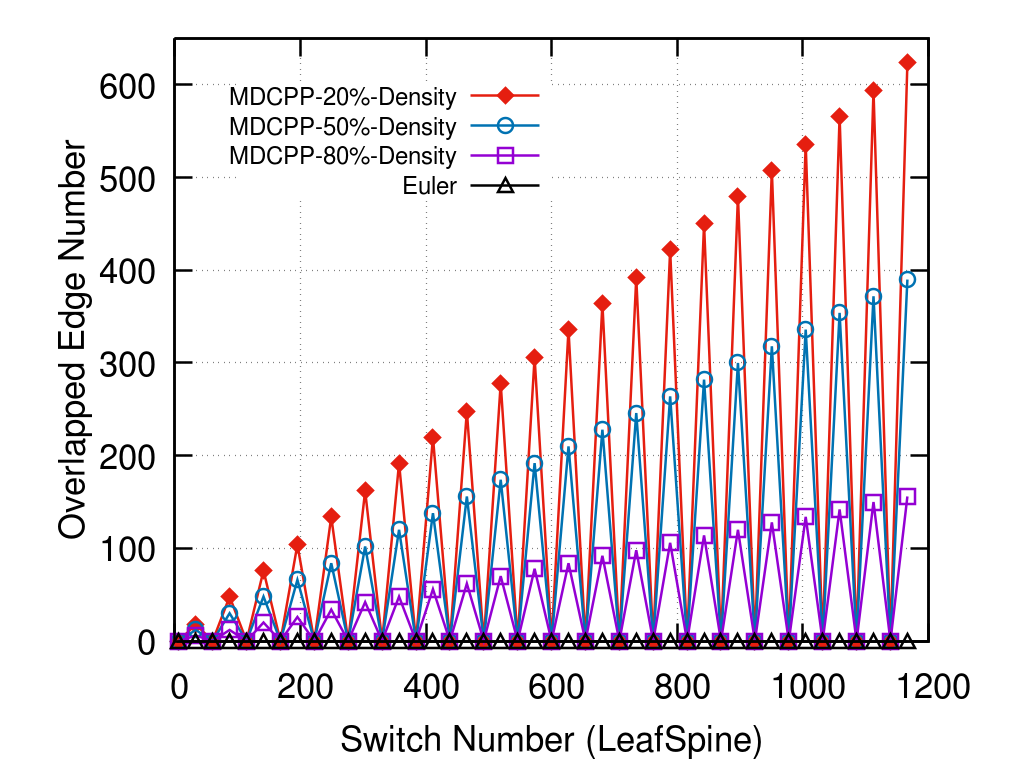

Write the gnuplot code that produced this figure.
reset
set key center at 350, 540

set size ratio 0.8


set grid

set xlabel "Switch Number (LeafSpine)" offset 0,0.3
set ylabel "Overlapped Edge Number" offset 1.7,0

set key font ",18"
set yrange [0:650]
set xrange [0:1200]
set xtics 0,200,1200
plot 'data9_0.txt' using 1:3 title"MDCPP-20%-Density" with linespoints ls 7 pt 13 pointsize 2.5,\
'data9_1.txt' using 1:3 title"MDCPP-50%-Density" with linespoints ls 6 pt 6 pointsize 2.5,\
'data9_2.txt' using 1:3 title"MDCPP-80%-Density" with linespoints ls 8 lc 1 pt 4 pointsize 2.5,\
'data9_0.txt' using 1:5 title"Euler" with linespoints ls 8 pointsize 2.5


set terminal pngcairo size 1024,768 color solid linewidth 2.5 font "Helvetica,26"
set output "figure9_1.png"

replot

set output
